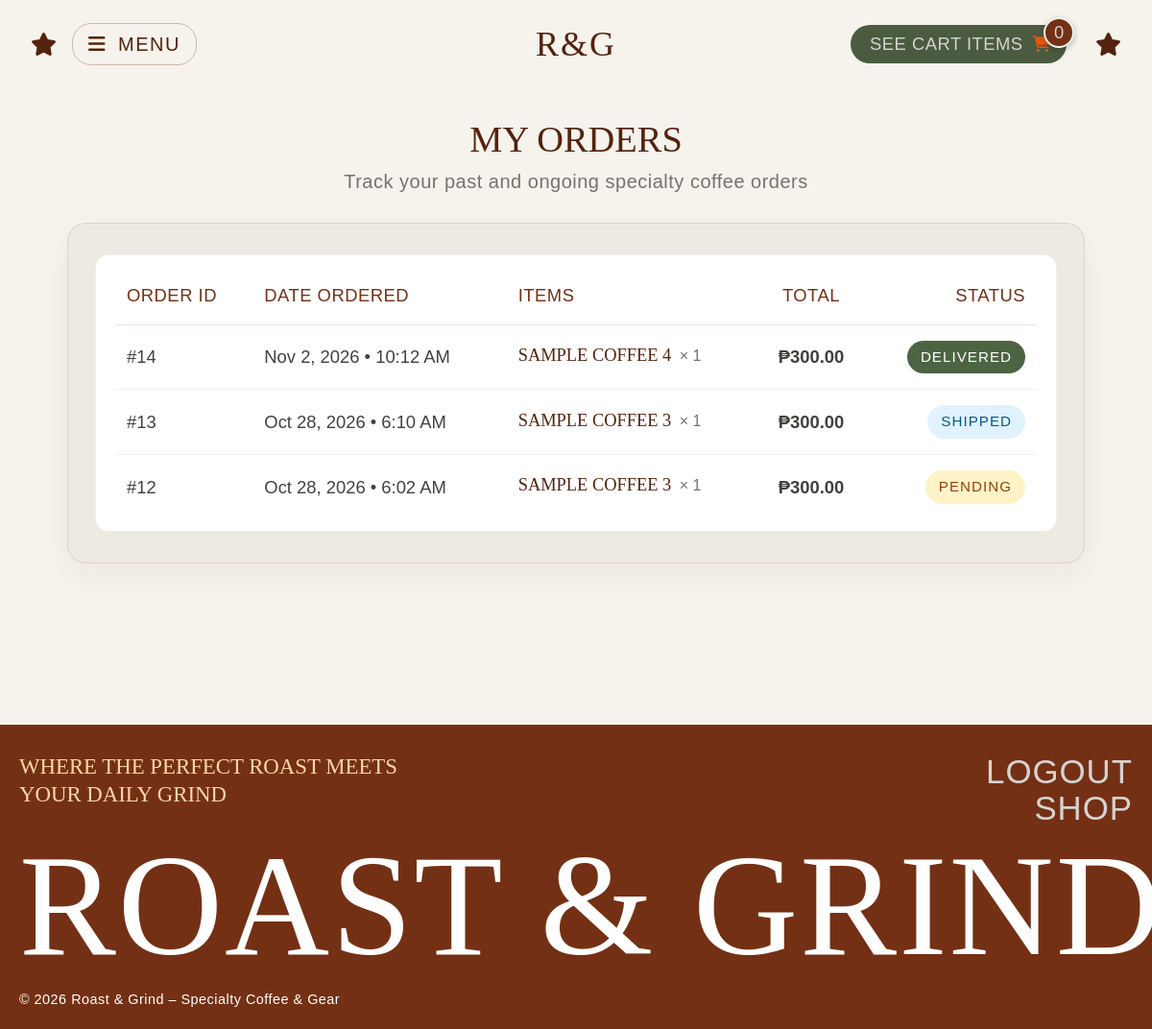
Page /user/orders.php (signed in) on the committed database.
### tables this page shows
CREATE TABLE `orders` (
  `order_id` int(11) NOT NULL,
  `user_id` int(11) NOT NULL,
  `order_date` timestamp NOT NULL DEFAULT current_timestamp(),
  `payment_method` varchar(30) NOT NULL,
  `status` enum('Pending','Processing','Shipped','Delivered','Canceled') NOT NULL DEFAULT 'Pending'
);

### user/orders.php (the view, shortened to what this page needs)
<?php
require_once "../includes/config.php";
$user_id = (int) $_SESSION['user_id'];
$sql = "SELECT order_id, order_date, order_status, item_name, unit_price, quantity
        FROM view_order_transaction_details
        WHERE user_id = ?
        ORDER BY order_date DESC, order_id DESC, order_item_id ASC";
$stmt = mysqli_prepare($conn, $sql);
mysqli_stmt_bind_param($stmt, 'i', $user_id);
mysqli_stmt_execute($stmt);
$rows = mysqli_stmt_get_result($stmt);
$orders = [];
while ($r = mysqli_fetch_assoc($rows)) {
    $id = $r['order_id'];
    if (!isset($orders[$id])) {
        $orders[$id] = [
            'order_id'     => $id,
            'order_date'   => $r['order_date'],
            'total'        => 0,
            'status'       => $r['order_status'],
            'items'        => []
        ];
    }
    $orders[$id]['items'][] = ['name' => $r['item_name'], 'qty' => $r['quantity']];
    $orders[$id]['total'] += $r['unit_price'] * $r['quantity'];
}
function orderStatusBadge($status)
{
    $classes = [
        'Pending'    => 'badge-pending',
        'Processing' => 'badge-processing',
        'Shipped'    => 'badge-shipped',
        'Delivered'  => 'badge-delivered',
        'Canceled'   => 'badge-canceled'
    ];
    $cls = $classes[$status] ?? 'badge-pending';
    return '<span class="order-badge-custom ' . $cls . '">' . htmlspecialchars($status) . '</span>';
}
require_once "../includes/header.php";
?>
<div class="orders-wrapper">
    <h1 class="orders-title">My Orders</h1>
    <p class="orders-subtitle">Track your past and ongoing specialty coffee orders</p>
    <div class="orders-card">
        <?php if (count($orders) === 0): ?>
            <div class="orders-empty-box">
                <i class="fa-solid fa-mug-hot fa-3x mb-3" style="color: #FED7AA;"></i>
                <h3 class="orders-empty-title">No Orders Yet</h3>
                <p class="orders-empty-desc">You haven't placed any orders yet. Discover our fresh roast selection!</p>
                <a href="../shop.php" class="orders-shop-btn">Start Shopping</a>
            </div>
        <?php else: ?>
            <div class="orders-table-box">
                <table class="orders-table">
                    <thead>
                        <tr>
                            <th class="text-start">Order ID</th>
                            <th class="text-start">Date Ordered</th>
                            <th class="text-start">Items</th>
                            <th class="text-center">Total</th>
                            <th class="text-end">Status</th>
                        </tr>
                    </thead>
                    <tbody>
                        <?php foreach ($orders as $o): ?>
                            <tr>
                                <td class="order-id-tag">#<?= $o['order_id']; ?></td>
                                <td><?= date('M j, Y • g:i A', strtotime($o['order_date'])); ?></td>
                                <td>
                                    <?php foreach ($o['items'] as $it): ?>
                                        <div class="order-item-line">
                                            <?= htmlspecialchars($it['name']); ?>
                                            <span class="order-item-qty">&times; <?= (int) $it['qty']; ?></span>
                                        </div>
                                    <?php endforeach; ?>
                                </td>
                                <td class="text-center order-total-price">
                                    ₱<?= number_format($o['total'], 2); ?>
                                </td>
                                <td class="text-end">
                                    <?= orderStatusBadge($o['status']); ?>
                                </td>
                            </tr>
                        <?php endforeach; ?>
                    </tbody>
                </table>
            </div>
        <?php endif; ?>
    </div>
</div>
<?php require_once "../includes/footer.php"; ?>

### includes/style/style.css (style rules this page uses)
* { -ms-overflow-style: none !important; scrollbar-width: none !important; }
:root { --bg-cream: #F5F3EC; --text-brown: #54220E; --arch-brown: #743014; --text-cream: #FED7AA; --btn-green: #3F5E38; }
* { box-sizing: border-box; margin: 0; padding: 0; }
:root { --shop-spacing: 32px; }
html, body.store-wrapper { background-color: var(--bg-cream); min-height: 100vh; padding-bottom: 0 !important; width: 100%; max-width: 100vw; overflow-x: hidden; }
.orders-wrapper { max-width: 1100px; margin: 20px auto 60px auto; padding: 0 20px; }
.orders-title { font-family: 'Aqila', serif; color: var(--text-brown); font-size: clamp(2rem, 3.2vw, 3.2rem); text-align: center; text-transform: uppercase; margin-bottom: 6px; }
.orders-subtitle { font-family: 'Alinore', sans-serif; color: #78716C; text-align: center; font-size: 1.25rem; margin-bottom: 28px; letter-spacing: 0.5px; }
.orders-card { background: #EDEAE1; border-radius: 20px; padding: 32px 28px; border: 1px solid rgba(116, 48, 20, 0.12); box-shadow: 0 15px 35px rgba(84, 34, 14, 0.05); }
.orders-table-box { background: #FFFFFF; border-radius: 14px; padding: 12px 20px; border: 1px solid rgba(116, 48, 20, 0.08); overflow-x: auto; }
.orders-table { width: 100%; border-collapse: collapse; }
.orders-table th { font-family: 'Alinore', sans-serif; color: var(--arch-brown); font-size: 1.15rem; text-transform: uppercase; padding: 16px 12px; border-bottom: 1px solid rgba(116, 48, 20, 0.15); font-weight: normal; letter-spacing: 0.5px; }
.orders-table td { padding: 16px 12px; border-bottom: 1px solid rgba(0, 0, 0, 0.05); font-family: 'Alinore', sans-serif; font-size: 1.15rem; color: #44403C; vertical-align: middle; }
.orders-table tr:last-child td { border-bottom: none; }
.order-id-tag { font-family: 'Aqila', serif; color: var(--text-brown); font-size: 1.25rem; }
.order-item-line { font-family: 'Aqila', serif; font-size: 1.15rem; color: var(--text-brown); text-transform: uppercase; margin-bottom: 3px; }
.order-item-qty { font-family: 'Alinore', sans-serif; color: #78716C; font-size: 1rem; margin-left: 4px; }
.order-total-price { font-family: 'Alinore', sans-serif; color: #4D6443; font-size: 1.35rem; font-weight: bold; }
.order-badge-custom { font-family: 'Alinore', sans-serif; font-size: 0.95rem; text-transform: uppercase; letter-spacing: 1px; padding: 6px 14px; border-radius: 20px; display: inline-block; white-space: nowrap; }
.badge-pending { background-color: #FEF3C7; color: #92400E; }
.badge-shipped { background-color: #E0F2FE; color: #075985; }
.badge-delivered { background-color: #4D6443; color: #FFFFFF; }

### rows in the picture
orders: order_id "14", order_date "Nov 2, 2026 • 10:12 AM", name "SAMPLE COFFEE 4", qty "1", total "300.00", status "DELIVERED"
orders: order_id "13", order_date "Oct 28, 2026 • 6:10 AM", name "SAMPLE COFFEE 3", qty "1", total "300.00", status "SHIPPED"
orders: order_id "12", order_date "Oct 28, 2026 • 6:02 AM", name "SAMPLE COFFEE 3", qty "1", total "300.00", status "PENDING"

### other values in the picture
$cartCount "0"
